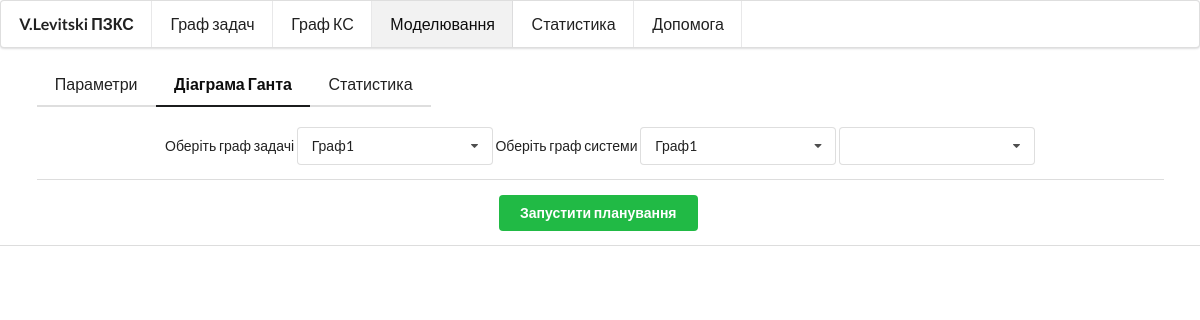
Before: /modeling/ganta/ with the older database file.
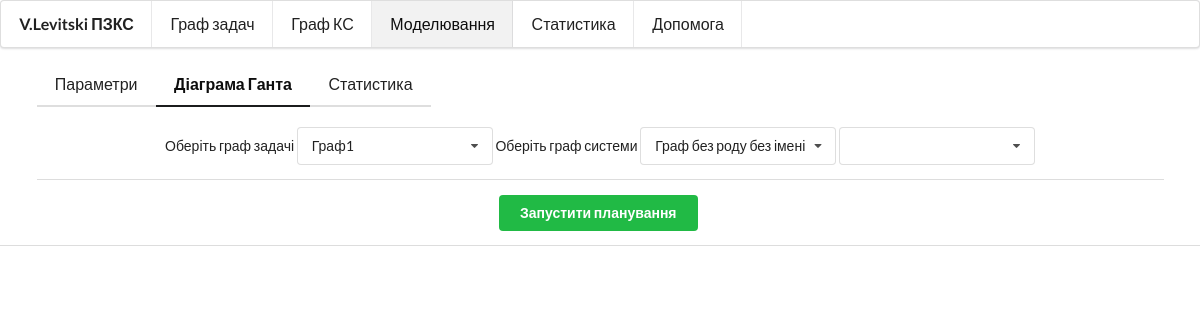
After: the same page with the newer database file.
### app.py (models this page shows, shortened)
class CSGraph(db.Model):
    id = db.Column(db.Integer, primary_key=True, autoincrement=True)
    name = db.Column(db.String)
    created_at = db.Column(db.DateTime)
    updated_at = db.Column(db.DateTime)
    data = db.Column(db.String)

### app.py (the view, shortened to what this page needs)
@app.route('/modeling/ganta/', methods=['GET', 'POST'])
def modeling_ganta():
    diagram = None
    return render_template('modeling_ganta.html', diagram=diagram,
                           task_graphs=TaskGraph.query.all(),
                           system_graphs=CSGraph.query.all())

### templates/modeling_ganta.html (shortened to what this page needs)
{% extends "index.html" %}
{% block head %}
    {{ super() }}
{% endblock %}
{% block content %}
    {{ super() }}
    <div class="ui container">
        <div class="ui compact big secondary pointing menu">
            <a class="item" href="{{ url_for('modeling_parameters') }}">
                Параметри
            </a>
            <a class="active item" href="{{ url_for('modeling_ganta') }}">
                Діаграма Ганта
            </a>
            <a class="item"
               href="{{ url_for('modeling_statistics') }}">
                Статистика
            </a>
        </div>
        <br><br>
        <div align="center">
            <form method="post">
                <label>Оберіть граф задачі</label>
                <select class="ui dropdown" name="task_graph">
                    {% for t in task_graphs %}
                        <option value="{{ t.id }}">{{ t.name }}</option>
                    {% endfor %}
                </select>
                <label>Оберіть граф системи</label>
                <select class="ui dropdown" name="system_graph">
                    {% for t in system_graphs %}
                        <option value="{{ t.id }}">{{ t.name }}</option>
                    {% endfor %}
                </select>
                <div class="ui divider"></div>
                <button class="ui positive button" type="submit">Запустити
                    планування
                </button>
            </form>
        </div>
    </div>
{% endblock %}

Changed rows visible on the page:
removed CSGraph: name "Граф1"
added CSGraph: name "Граф без роду без імені"
